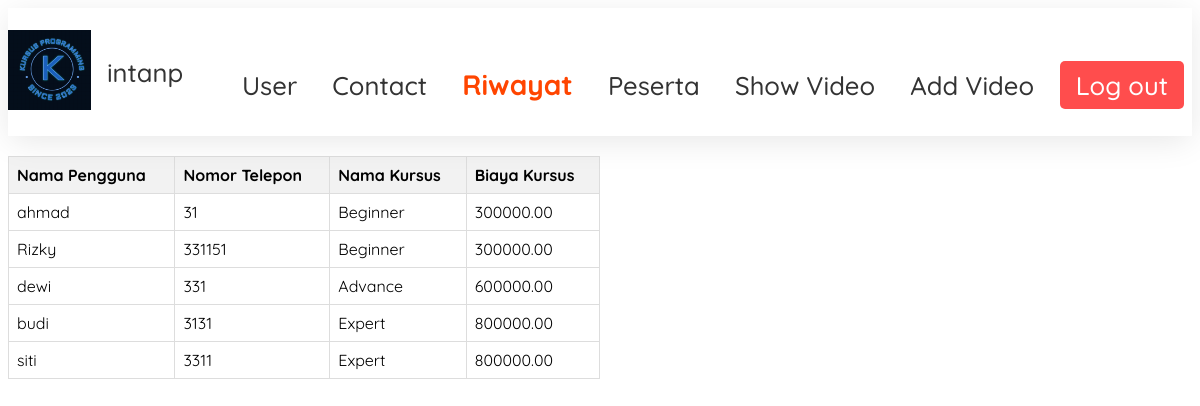
Page /admin/bukti_riwayat.php (signed in) on the committed database.
### tables this page shows
CREATE TABLE `transaksi` (
  `id_transaksi` int(11) NOT NULL,
  `nomor_telepon` int(11) DEFAULT NULL,
  `id_kursus` int(11) DEFAULT NULL
);

CREATE TABLE `peserta` (
  `nomor_telepon` int(11) NOT NULL,
  `nama_pengguna` varchar(255) DEFAULT NULL,
  `id_pengguna` int(11) DEFAULT NULL,
  `id_kursus` int(11) DEFAULT NULL
);

CREATE TABLE `kursus` (
  `id_kursus` int(11) NOT NULL,
  `nama_kursus` varchar(255) DEFAULT NULL,
  `durasi_kursus` int(11) DEFAULT NULL,
  `biaya_kursus` decimal(10,2) DEFAULT NULL,
  `deskripsi_kursus` text DEFAULT NULL
);

### admin/bukti_riwayat.php (the view, shortened to what this page needs)
<?php
if (isset($_SESSION['username'])) {
    $username = $_SESSION['username'];
} else {
    header("Location: ../login.php");
    exit();
}
?>
<!DOCTYPE html>
<html lang="en">
<head>
    <link rel="stylesheet" href="css/riwayat.css">
</head>
<body>
<header id="header">
      <div class="header-content-div">
      <div class="logo-and-username">
            <a href="#home-sec">
                <img src="../img/Screenshot 2024-02-21 214242.png" alt="Company Logo" id="header-img" />
            </a>
            <span id="username"><?php echo $username; ?></span>
        </div>
        <nav id="nav-bar">
            <a href="admin.php" class="nav-link">User</a>
            <a href="comment.php" class="nav-link">Contact</a>
            <a href="bukti_riwayat.php" class="nav-link" id="active">Riwayat</a>
            <a href="peserta.php" class="nav-link">Peserta</a>
            <a href="show_video.php" class="nav-link">Show Video</a>
            <a href="add_video.php" class="nav-link">Add Video</a>
            <a href="../index.php" class="nav-link" id="log-out">Log out</a>
        </nav>
      </div>
    </header>
<table
    <thead>
        <tr>
            <th>Nama Pengguna</th>
            <th>Nomor Telepon </th>
            <th>Nama Kursus</th>
            <th>Biaya Kursus</th>
        </tr>
    <tbody>
    <?php
$servername = "localhost";
$db_username = "root";
$db_password = "";
$dbname = "kursus";
$conn = new mysqli($servername, $db_username, $db_password, $dbname);
            $sql = "SELECT peserta.nama_pengguna, transaksi.nomor_telepon, kursus.nama_kursus, kursus.biaya_kursus
                    FROM transaksi
                    INNER JOIN peserta ON transaksi.nomor_telepon = peserta.nomor_telepon
                    INNER JOIN kursus ON transaksi.id_kursus = kursus.id_kursus";
            $result = $conn->query($sql);
            if ($result->num_rows > 0) {
                while($row = $result->fetch_assoc()) {
                    echo "<tr>";
                    echo "<td>" . $row["nama_pengguna"]. "</td>";
                    echo "<td>" . $row["nomor_telepon"]. "</td>";
                    echo "<td>" . $row["nama_kursus"]. "</td>";
                    echo "<td>" . $row["biaya_kursus"]. "</td>";
                    echo "</tr>";
                }
            } else {
                echo "<tr><td colspan='4'>Tidak ada data transaksi</td></tr>";
            }
        ?>
    </tbody>
</table>
</body>
</html>

### admin/css/riwayat.css (style rules this page uses)
#header { height: max-content; font-family: "Quicksand", sans-serif; width: 100%; background-color: white; padding: 1rem 0; position: sticky; z-index: 99; top: 0; left: 0; box-shadow: 0 6px 31px -2px rgba(0, 0, 0, 0.1); }
.header-content-div { max-width: 95rem; width: auto; margin: 0 auto; display: flex; justify-content: space-between; align-items: center; }
#header-img { height: 5rem; width: auto; }
nav { position: relative; top: 0.8rem; display: flex; align-items: center; font-size: 1.6rem; font-weight: 500; padding: 1.5rem 0; font-family: "Quicksand" sans-serif; }
.nav-link { text-decoration: none; color: #333; margin: 0 0.5rem; padding: 0 0.6rem; transition: border-bottom 0.2s; }
#log-out { background-color: #ff4d4d; color: white; padding: 0.5rem 1rem; border-radius: 5px; transition: background-color 0.3s ease, color 0.3s ease; }
.logo-and-username { display: flex; align-items: center; }
#username { font-size: 1.6rem; font-weight: 500; color: #333; margin-left: 1rem; font-family: "Quicksand", sans-serif; text-align: start; }
table { border-collapse: collapse; width: 50%; margin-top: 20px; font-family: "Quicksand", sans-serif; }
th, td { border: 1px solid #dddddd; text-align: left; padding: 8px; }
th { background-color: #f2f2f2; }
#active { color: orangered; font-size: 28px; font-weight: bold; }

### rows in the picture
transaksi: nomor_telepon.nama_pengguna "ahmad", nomor_telepon "31", id_kursus.nama_kursus "Beginner", id_kursus.biaya_kursus "300000.00"
transaksi: nomor_telepon.nama_pengguna "Rizky", nomor_telepon "331151", id_kursus.nama_kursus "Beginner", id_kursus.biaya_kursus "300000.00"
transaksi: nomor_telepon.nama_pengguna "dewi", nomor_telepon "331", id_kursus.nama_kursus "Advance", id_kursus.biaya_kursus "600000.00"
transaksi: nomor_telepon.nama_pengguna "budi", nomor_telepon "3131", id_kursus.nama_kursus "Expert", id_kursus.biaya_kursus "800000.00"
transaksi: nomor_telepon.nama_pengguna "siti", nomor_telepon "3311", id_kursus.nama_kursus "Expert", id_kursus.biaya_kursus "800000.00"

### other values in the picture
$username "intanp"
